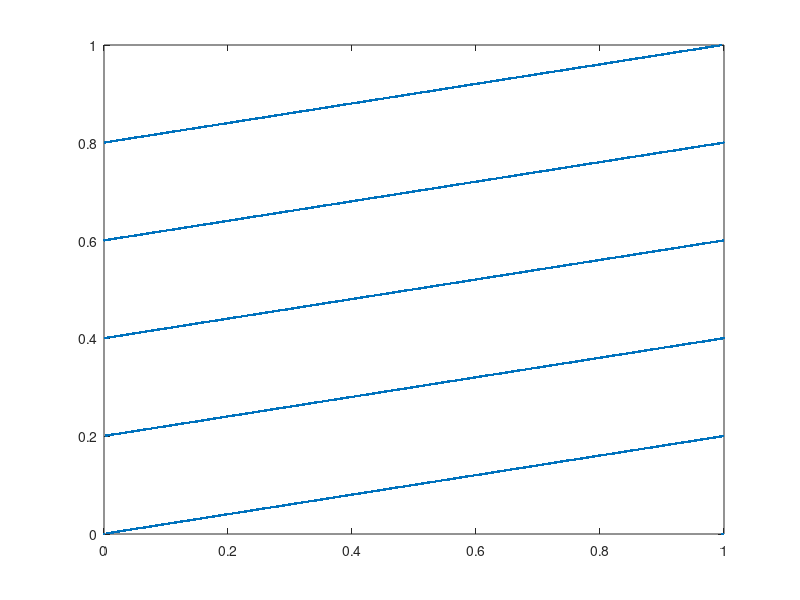

Reproduce this figure in MATLAB.
a=1229;
b=1;
m=2048;
x(1)=2;

for i=1:2047
    x(i+1)=mod(a*x(i)+b,m);
    u(i+1)=x(i+1)/m;
end

plot(u(2:2047),u(3:2048),'.')

